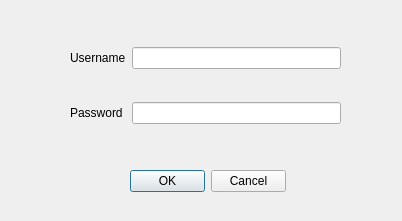
<?xml version="1.0" encoding="UTF-8"?>
<ui version="4.0">
 <class>LogDialog</class>
 <widget class="QDialog" name="LogDialog">
  <property name="geometry">
   <rect>
    <x>0</x>
    <y>0</y>
    <width>402</width>
    <height>221</height>
   </rect>
  </property>
  <property name="windowTitle">
   <string>Dialog</string>
  </property>
  <property name="modal">
   <bool>false</bool>
  </property>
  <widget class="QWidget" name="gridLayoutWidget">
   <property name="geometry">
    <rect>
     <x>70</x>
     <y>20</y>
     <width>271</width>
     <height>131</height>
    </rect>
   </property>
   <layout class="QGridLayout" name="gridLayout">
    <item row="0" column="0">
     <widget class="QLabel" name="label">
      <property name="text">
       <string>Username</string>
      </property>
     </widget>
    </item>
    <item row="0" column="1">
     <widget class="QLineEdit" name="nameLineEdit"/>
    </item>
    <item row="1" column="0">
     <widget class="QLabel" name="label_2">
      <property name="text">
       <string>Password</string>
      </property>
     </widget>
    </item>
    <item row="1" column="1">
     <widget class="QLineEdit" name="pwdLineEdit">
      <property name="echoMode">
       <enum>QLineEdit::Password</enum>
      </property>
     </widget>
    </item>
   </layout>
  </widget>
  <widget class="QDialogButtonBox" name="buttonBox">
   <property name="geometry">
    <rect>
     <x>130</x>
     <y>170</y>
     <width>156</width>
     <height>23</height>
    </rect>
   </property>
   <property name="standardButtons">
    <set>QDialogButtonBox::Cancel|QDialogButtonBox::Ok</set>
   </property>
  </widget>
 </widget>
 <resources/>
 <connections/>
</ui>
